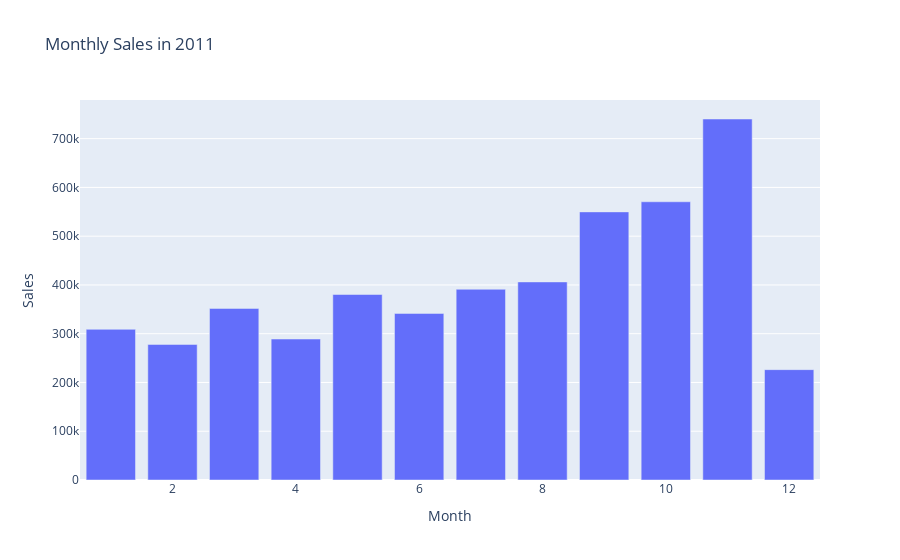

Here is the notebook cell this chart was saved with:
### Markdown cell above
## 6. Create a Plotly plot of monthly sales in 2011

To create a Plotly plot of monthly sales in 2011 based on the `online_retail.csv` dataset, you can follow these steps:

1. Import the necessary libraries.
2. Load the dataset.
3. Preprocess the data.
4. Group the data by month and calculate the total sales.
5. Create a Plotly plot.

Let's start by importing the required libraries.

### Code cell
import pandas as pd
import plotly.express as px

# Load the dataset
df = pd.read_csv('online_retail.csv')

# Preprocess the data
# Convert the 'InvoiceDate' column to datetime
df['InvoiceDate'] = pd.to_datetime(df['InvoiceDate'])

# Filter the data for the year 2011
df = df[df['InvoiceDate'].dt.year == 2011]

# Group the data by month and calculate the total sales
monthly_sales = df.groupby(df['InvoiceDate'].dt.month)['Quantity'].sum().reset_index()

# Create a Plotly plot
fig = px.bar(monthly_sales, x='InvoiceDate', y='Quantity', labels={'InvoiceDate': 'Month', 'Quantity': 'Sales'}, title='Monthly Sales in 2011')
fig.show()

### Figure 1 — Plotly figure (JSON) as saved in the notebook; plotly's stock layout.template omitted (floating-point values rounded to 4 significant figures)
{"data": [{"alignmentgroup": "True", "hovertemplate": "Month=%{x}<br>Sales=%{y}<extra></extra>", "legendgroup": "", "marker": {"color": "#636efa", "pattern": {"shape": ""}}, "name": "", "offsetgroup": "", "orientation": "v", "showlegend": false, "textposition": "auto", "x": [1, 2, 3, 4, 5, 6, 7, 8, 9, 10, 11, 12], "xaxis": "x", "y": [308966, 277989, 351872, 289098, 380391, 341623, 391116, 406199, 549817, 570532, 740286, 226333], "yaxis": "y", "type": "bar"}], "layout": {"xaxis": {"anchor": "y", "domain": [0, 1], "title": {"text": "Month"}}, "yaxis": {"anchor": "x", "domain": [0, 1], "title": {"text": "Sales"}}, "legend": {"tracegroupgap": 0}, "title": {"text": "Monthly Sales in 2011"}, "barmode": "relative"}}
